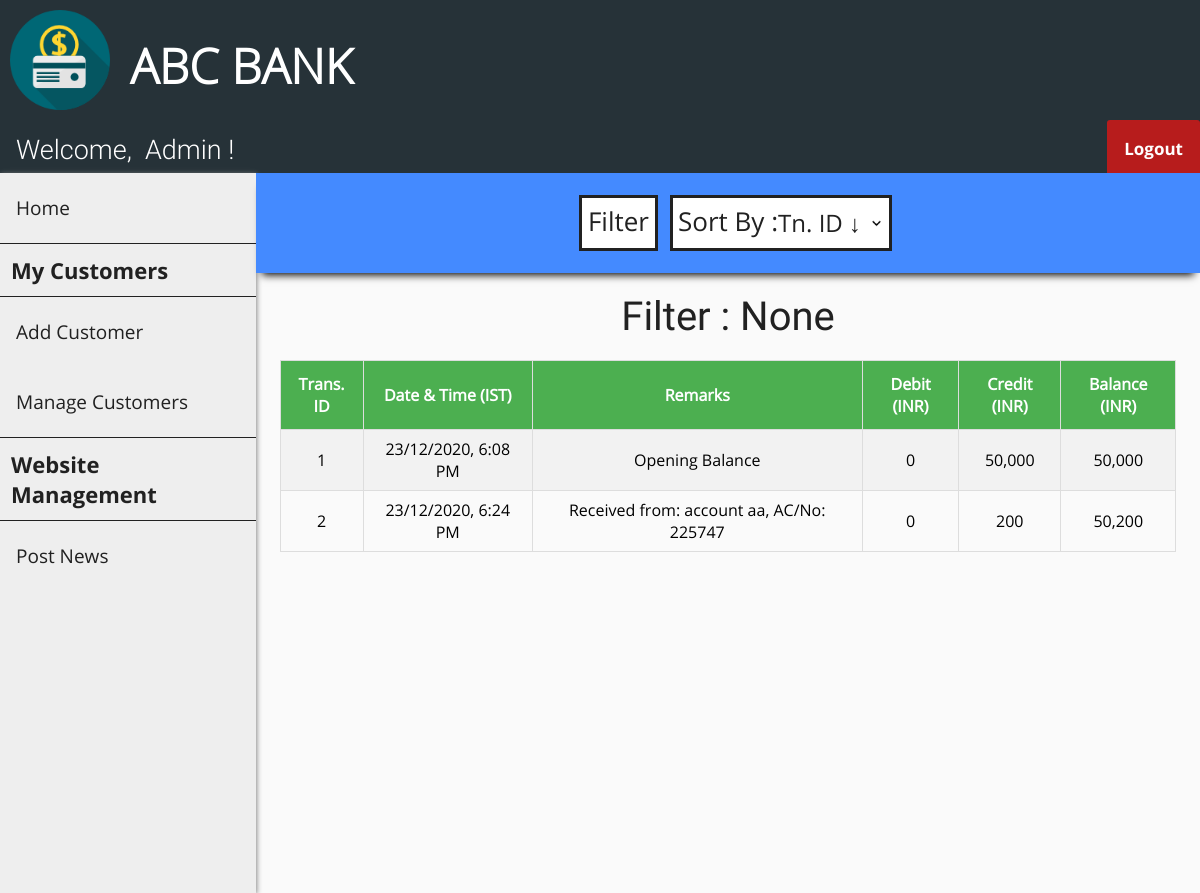
The page /transactions.php?cust_id=1 (signed in) on the database its author committed.
### tables this page shows
CREATE TABLE `passbook1` (
  `trans_id` int(11) NOT NULL,
  `trans_date` datetime DEFAULT NULL,
  `remarks` varchar(255) DEFAULT NULL,
  `debit` int(11) DEFAULT NULL,
  `credit` int(11) DEFAULT NULL,
  `balance` int(11) DEFAULT NULL
);

### transactions.php (the view, shortened to what this page needs)
<?php
    include "connect.php";
    include "header.php";
    include "user_navbar.php";
    include "admin_sidebar.php";
    $sql0 = "SELECT * FROM passbook".$_SESSION['cust_id'];
    $filter_indicator = "None";
?>
<!DOCTYPE html>
<html>
<head>
    <link rel="stylesheet" href="transactions_style.css">
</head>
<body>
    <div class="search-bar-wrapper">
        <div class="search-bar" id="the-search-bar">
            <div class="flex-item-search-bar" id="fi-search-bar">
                <button id="search" onclick="document.getElementById('id01').style.display='block'">Filter</button>
                <div class="flex-item-by">
                    <label id="sort">Sort By :</label>
                </div>
                <div class="flex-item-search-by">
                    <select name="by" onChange="window.location.href=this.value">
                        <option selected disabled hidden>
                            <?php if (empty($_GET['sort'])) {?>Tn. ID &darr;<?php } ?>
                        </option>
                    </select>
                </div>
            </div>
        </div>
    </div>
    <div class="flex-container">
        <p id="none">Filter : <?php echo $filter_indicator ?></p>
    </div>
    <div class="flex-container">
        <?php
            $result = $conn->query($sql0);
            if ($result->num_rows > 0) {?>
                <table id="transactions">
                    <tr>
                        <th>Trans. ID</th>
                        <th>Date & Time (IST)</th>
                        <th>Remarks</th>
                        <th>Debit (INR)</th>
                        <th>Credit (INR)</th>
                        <th>Balance (INR)</th>
                    </tr>
        <?php
            while($row = $result->fetch_assoc()) {?>
                    <tr>
                        <td><?php echo $row["trans_id"]; ?></td>
                        <td>
                            <?php
                                $time = strtotime($row["trans_date"]);
                                $sanitized_time = date("d/m/Y, g:i A", $time);
                                echo $sanitized_time;
                             ?>
                        </td>
                        <td><?php echo $row["remarks"]; ?></td>
                        <td><?php echo number_format($row["debit"]); ?></td>
                        <td><?php echo number_format($row["credit"]); ?></td>
                        <td><?php echo number_format($row["balance"]); ?></td>
                    </tr>
            <?php } ?>
            </table>
            <?php
            } else {  ?>
                <p id="none"> No results found :(</p>
            <?php }
            $conn->close(); ?>
    </div>
</body>
</html>

### header_style.css (style rules this page uses)
body { margin: 0; padding: 0; background-color: #FAFAFA; }

### transactions_style.css (style rules this page uses)
.flex-container { display: -webkit-flex; display: flex; margin-left: 256px; width: auto; height: auto; padding-top: 20px; flex-direction: column; overflow-x: auto; }
.search-bar-wrapper { height: 100px; }
.search-bar-wrapper .search-bar { display: -webkit-flex; display: flex; margin-left: 256px; position: relative; width: auto; height: 100px; flex-direction: column; background-color: #448AFF; box-shadow: 0 8px 8px -6px black; overflow: hidden; }
label[id="sort"] { display: block; float: left; color: #212121; font-family: OpenSans-Regular; font-size: 26px; background-color: white; border: 3px solid #212121; border-right: 0; margin: 12px; margin-right: 0px; height: 45px; padding-top: 5px; padding-left: 5px; }
select { font-family: OpenSans-Regular; color: #212121; font-size: 24px; background: url("images/down_arrow.png") 96% / 15% no-repeat #eee; -webkit-appearance: none; -moz-appearance: none; background-color: white; border: 3px solid #212121; border-left: 0; margin: 12px; margin-left: 0px; height: 56px; width: 115%; }
.flex-item-search-bar { display: -webkit-flex; display: flex; flex-direction: row; margin: auto; width: auto; height: auto; }
button[id="search"] { font-family: OpenSans-Regular; color: #212121; font-size: 26px; background-color: white; cursor: pointer; height: 40px; margin-top: 12px; padding-top: 5px; padding-bottom: 45px; border: 3px solid #212121; }
label { display: block; float: left; color: #212121; font-family: OpenSans-Bold; font-size: 20px; }
#transactions { font-family: OpenSans-Regular; border-collapse: collapse; width: 80%; margin: auto; }
@media screen and (max-width: 1280px) { #transactions { width: 95%; } }
#transactions td, #transactions th { text-align: center; border: 1px solid #ddd; padding: 8px; }
#transactions tr:nth-child(even) { background-color: #f2f2f2; }
#transactions th { padding-top: 12px; padding-bottom: 12px; background-color: #4CAF50; color: white; }
p[id="none"] { margin: auto; font-size: 40px; color: #212121; font-family: Roboto-Regular; }

### rows shown on the page
passbook1: trans_id "1", trans_date "23/12/2020, 6:08 PM", remarks "Opening Balance", debit "0", credit "50,000", balance "50,000"
passbook1: trans_id "2", trans_date "23/12/2020, 6:24 PM", remarks "Received from: account aa, AC/No: 225747", debit "0", credit "200", balance "50,200"

### other values the page prints
$filter_indicator "None"
